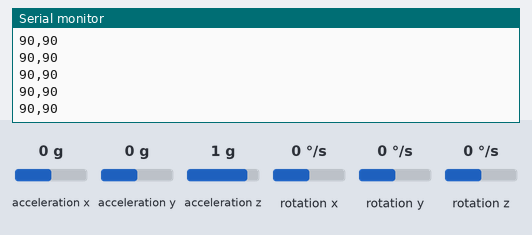
This sketch was run on a simulated Arduino Uno, built with avr-gcc and run on an emulated ATmega328P. Shown: the last lines printed to the serial monitor. Inputs (shaded band) come from the test bench; at power-on: acceleration x 0 g, acceleration y 0 g, acceleration z 1 g, rotation x 0 °/s, rotation y 0 °/s, rotation z 0 °/s.

Above: at 1.2 s.
1.3 s: acceleration x set to -1.4 g
At 2.0 s:
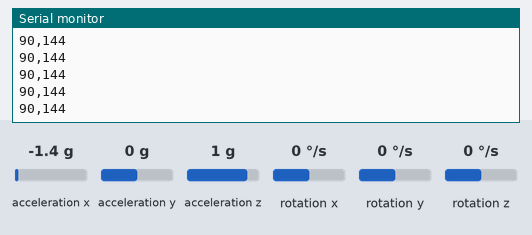
2.8 s: acceleration y set to -1.4 g
At 3.8 s:
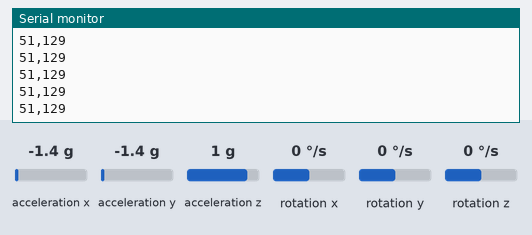
4.3 s: acceleration z set to -1.4 g
At 4.9 s:
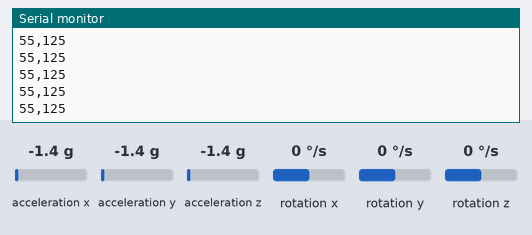
Timing chart, 0 to 7.3 s (numbered marks = the images above; inputs shaded):
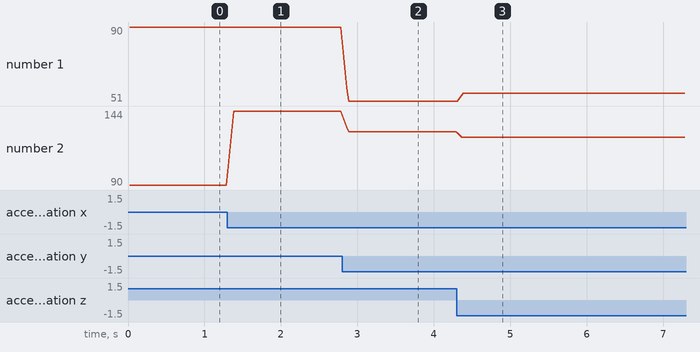

Measured:
- after the input at 1.3 s, the serial monitor: prints a new line at once (image 1)
- after the input at 2.8 s, the serial monitor: prints a new line at once (image 2)
- after the input at 4.3 s, the serial monitor: prints a new line at once (image 3)
- plotted number 1: 90 → 51 after the input at 2.8 s, 51 → 55 after the input at 4.3 s
- plotted number 2: 90 → 144 after the input at 1.3 s, 144 → 129 after the input at 2.8 s, 129 → 125 after the input at 4.3 s

The sketch:

transmitter.ino
```cpp
/*
 * Bionic Arm - Transmitter Side
 */

#include <Wire.h>
#include <MPU6050.h>
#include <math.h>

MPU6050 mpu;

const uint8_t FILTER_SIZE = 5;
const unsigned long SAMPLE_PERIOD_MS = 20; // ~50 Hz update rate

struct MovingAverageFilter {
  int values[FILTER_SIZE];
  uint8_t index;
  uint8_t count;
  long sum;
};

MovingAverageFilter rollFilter  = {{0}, 0, 0, 0};
MovingAverageFilter pitchFilter = {{0}, 0, 0, 0};

unsigned long lastSampleMs = 0;

static int updateMovingAverage(MovingAverageFilter &filter, int newVal) {
  filter.sum -= filter.values[filter.index];
  filter.values[filter.index] = newVal;
  filter.sum += newVal;

  filter.index = (filter.index + 1) % FILTER_SIZE;
  if (filter.count < FILTER_SIZE) {
    filter.count++;
  }

  return (int)(filter.sum / filter.count);
}

void setup() {
  Serial.begin(9600); // HC-05 default baud rate
  Wire.begin();
  Wire.setClock(400000);
  mpu.initialize();

  if (!mpu.testConnection()) {
    // MPU6050 not found - blink LED on pin 13 rapidly
    pinMode(13, OUTPUT);
    while (1) {
      digitalWrite(13, HIGH);
      delay(100);
      digitalWrite(13, LOW);
      delay(100);
    }
  }
}

void loop() {
  unsigned long now = millis();
  if (now - lastSampleMs < SAMPLE_PERIOD_MS) {
    return;
  }
  lastSampleMs = now;

  int16_t ax, ay, az, gx, gy, gz;
  mpu.getMotion6(&ax, &ay, &az, &gx, &gy, &gz);

  float rollDeg = atan2((float)ay, sqrt((float)ax * ax + (float)az * az)) * 180.0f / PI;
  float pitchDeg = atan2(-(float)ax, sqrt((float)ay * ay + (float)az * az)) * 180.0f / PI;

  int rawRoll = constrain((int)roundf(rollDeg + 90.0f), 0, 180);
  int rawPitch = constrain((int)roundf(pitchDeg + 90.0f), 0, 180);

  int smoothRoll = updateMovingAverage(rollFilter, rawRoll);
  int smoothPitch = updateMovingAverage(pitchFilter, rawPitch);

  Serial.print(smoothRoll);
  Serial.print(',');
  Serial.println(smoothPitch);
}
```
